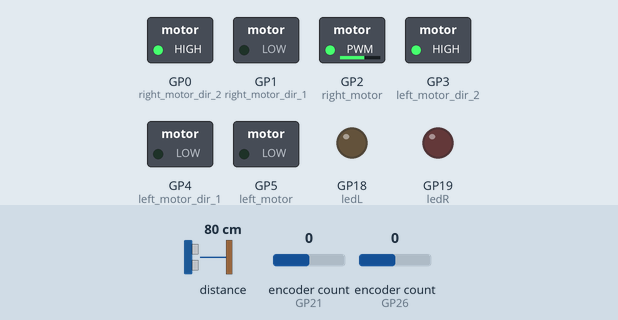
The program below on a simulated Raspberry Pi Pico running CircuitPython. On the bench: switched loads named in the program (green lamp = pin HIGH), output pins drawn as LEDs (lit = HIGH). The inputs (shaded band) are chosen by the test bench; at power-on: distance to the obstacle 80 cm, encoder count (sensors on GP21, GP26) 0.

Above: at 1.2 s.
1.3 s: distance to the obstacle set to 2 cm
Timing chart, 0 to 4.3 s (numbered marks = the images above; inputs shaded):
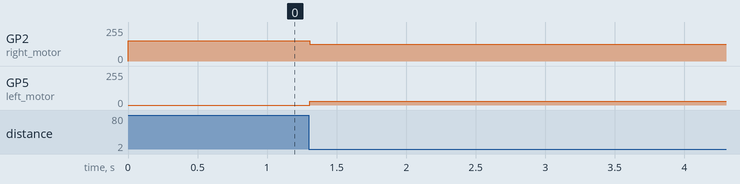

Measured:
- after the input at 1.3 s, GP2 (right_motor): 153/255 → 126/255 at once; GP5 (left_motor): 0/255 → 27/255 at once

The program:

WallFollowJrDraft2.py
```python
import board
import time
from math import pi

import rotaryio
import pwmio
import analogio
import digitalio

import busio
import adafruit_tca9548a
import adafruit_vl6180x


""" Constants """
Ticks_Per_Turn = 200
Dist_Betwix_Wheels = 70
Wheel_Diameter = 40.0 # mm

#leds
ledL = digitalio.DigitalInOut(board.GP18)
ledL.direction = digitalio.Direction.OUTPUT
ledR = digitalio.DigitalInOut(board.GP19)
ledR.direction = digitalio.Direction.OUTPUT

#sensors
i2c = busio.I2C(board.GP15, board.GP14) # uses board.SCL and board.SDA

mux = adafruit_tca9548a.TCA9548A(i2c) # make tsa (multiplexer) object using i2c

Rsensor = adafruit_vl6180x.VL6180X(mux[5])
Fsensor = adafruit_vl6180x.VL6180X(mux[7])
Lsensor = adafruit_vl6180x.VL6180X(mux[6])

#print('R Range: {0}mm'.format(Rsensor.range))
#print('F Range: {0}mm'.format(Fsensor.range))
#print('L Range: {0}mm'.format(Lsensor.range))

# encoders
left_enc = rotaryio.IncrementalEncoder(board.GP21, board.GP20)
right_enc = rotaryio.IncrementalEncoder(board.GP26, board.GP27)

# motors
right_motor = pwmio.PWMOut(board.GP2, frequency = 1000)

right_motor_dir_1 = digitalio.DigitalInOut(board.GP1)
right_motor_dir_1.direction = digitalio.Direction.OUTPUT
right_motor_dir_2 = digitalio.DigitalInOut(board.GP0)
right_motor_dir_2.direction = digitalio.Direction.OUTPUT

left_motor = pwmio.PWMOut(board.GP5, frequency = 1000)

left_motor_dir_1 = digitalio.DigitalInOut(board.GP4)
left_motor_dir_1.direction = digitalio.Direction.OUTPUT
left_motor_dir_2 = digitalio.DigitalInOut(board.GP3)
left_motor_dir_2.direction = digitalio.Direction.OUTPUT

right_motor_dir_1.value = 0
right_motor_dir_2.value = 1

left_motor_dir_1.value = 0
left_motor_dir_2.value = 1


""" Main """

def limit(val, min_val, max_val):
    return min(max_val, max(val, min_val))

# get dist and theta
def get_odometry():
    mm_per_tick = pi * Wheel_Diameter / Ticks_Per_Turn

    left_dist  = left_enc.position * mm_per_tick
    right_dist = right_enc.position * mm_per_tick

    dist  = (left_dist + right_dist) / 2
    theta = (right_dist - left_dist) / Dist_Betwix_Wheels

    return dist, theta

# get correction and error terms for a target theta
def get_start_angle(dist, dist_target):
    Kp_theta = 0.01
    Kp_angle = 0.01

    error_theta = dist_target - dist

    theta_target = Kp_theta * error_theta
    theta = Lsensor.range

    error_angle = theta_target - theta

    start_angle = Kp_angle * error_angle
    start_angle = limit(start_angle, -0.3, 0.3)

    return start_angle, error_angle

# get correction and error terms for a target distance
error_line_integral, error_line_prev = 0, 0
def get_start_line(dist, dist_target):
    Kp, Ki, Kd = 0.01, 0.0005, 0.005

    global error_line_integral, error_line_prev
    error_line= dist_target - dist

    # update I
    error_line_integral += error_line
    error_line_integral = limit(error_line_integral, -100, 100) # windup

    # update D
    error_line_derivative = error_line- error_line_prev
    error_line_prev  = error_line

    start_line= Kp * error_line+ Ki * error_line_integral + Kd * error_line_derivative
    start_line= limit(start_line, -0.3, 0.3)
    return start_line, error_line

def run_control_loop(dist_target):
    dist, theta = get_odometry()
    start_angle, error_angle = get_start_angle(Lsensor.range, 90)
    start_line, error_line = get_start_line(dist, dist_target)
    right_motor.duty_cycle, left_motor.duty_cycle = int(abs((limit(start_line - start_angle, -1, 1))) * 65535), int(abs((limit(start_line + start_angle, -1, 1))) * 65535)
    return error_angle, error_line

def reset_odometry():
    left_enc.position, right_enc.position = 0, 0

def reset_controls():
    global error_angle_integral, error_angle_prev, error_line_integral, error_line_prev
    error_angle_integral, error_angle_prev, error_line_integral, error_line_prev = 0, 0, 0, 0

def forward():
    if Lsensor.range < 30:
        ledL.value = True
    else:
        ledL.value = False

    if Rsensor.range < 30:
        ledR.value = True
    else:
        ledR.value = False
    reset_odometry()
    while abs(run_control_loop(120)[1]) > 3: #target is 160 mm before stopping
        time.sleep(0.02)
    reset_controls()
    right_motor.duty_cycle, left_motor.duty_cycle = 0, 0

def right():

    left_last_position = None
    right_last_position = None
    left_enc.position = 0
    right_enc.position = 0
    left_position = left_enc.position
    right_position = right_enc.position

    while left_position < 90 or right_position > -90:
        right_motor_dir_1.value = 1 #backwards left
        right_motor_dir_2.value = 0 #forwards

        left_motor_dir_1.value = 0 #backwards right
        left_motor_dir_2.value = 1 #forwards


        left_position = left_enc.position
        right_position = right_enc.position
        print("1")
        if left_last_position == None or left_position != left_last_position:
            print("left pos = ", left_position)
            print("2")
        left_last_position = left_position
        if right_last_position == None or right_position != right_last_position:
            print("right pos = ", right_position)
            print("3")
        right_last_position = right_position

        if left_position < 90:
            right_motor.duty_cycle = 35000
            print("4")
        else:
            right_motor.duty_cycle = 0
        if right_position > -90:
            left_motor.duty_cycle = 35000
            print("5")
        else:
            left_motor.duty_cycle = 0
            print("6")

    right_motor_dir_1.value = 0
    right_motor_dir_2.value = 1

    left_motor_dir_1.value = 0
    left_motor_dir_2.value = 1


if __name__ == "__main__":
    while True:
        if Fsensor.range >= 100:
            forward()
            time.sleep(1)
        if Fsensor.range < 100 and Lsensor.range < 100 and Rsensor.range > 100:
            right()
```
